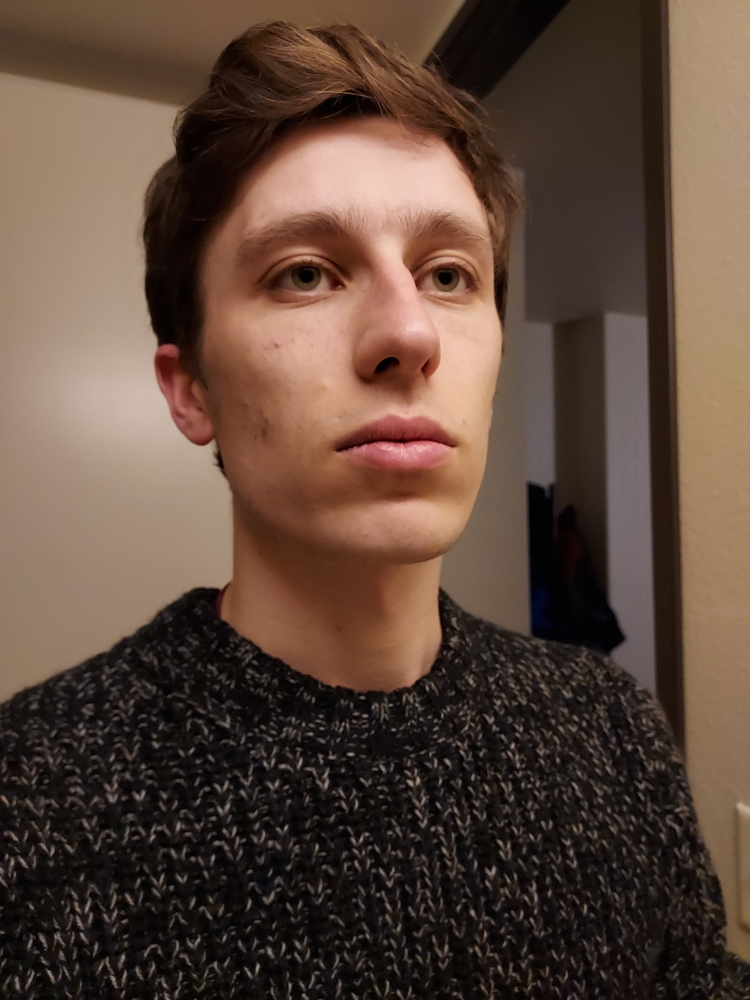
#> input picture data/torstein/left.jpg, 3000 x 4000 px (shown at 1/4 size)
$ python image_labeling_multiple.py
#> lines starting #> are read from the running program, lines starting #| are printed output that depends on the picture
import cv2
import json
import numpy as np

"""
    !!! READ
    This program will alternate between two images (image_1, image_2).
    You will select a shared keypoint (left click) or a keypoint not viewable from the the other image (right click)
    You may quit the program by pressing any key while viewing the first image.
    The labels will be saved to data/manual.json
"""

random_color = lambda: tuple(map(int, 255 * np.random.random(3)))
clicked = False
color = random_color()
size = 20
W = 1024

class Semaphore:
    def __init__(self):
        self.value = 0

def click_event(event, x, y, flags, params):
    I, clicked, color, size, coordinates = params

    if event == cv2.EVENT_RBUTTONDOWN:
        coordinates += [ (-1, -1) ]
        clicked.value = True
    if event == cv2.EVENT_LBUTTONDOWN:
        I = cv2.circle(I, [x,y], size, color, -1)
        coordinates += [ (x, y) ]
        clicked.value = True

def main(images):
    I = { image : cv2.imread(image, 1) for image in images }
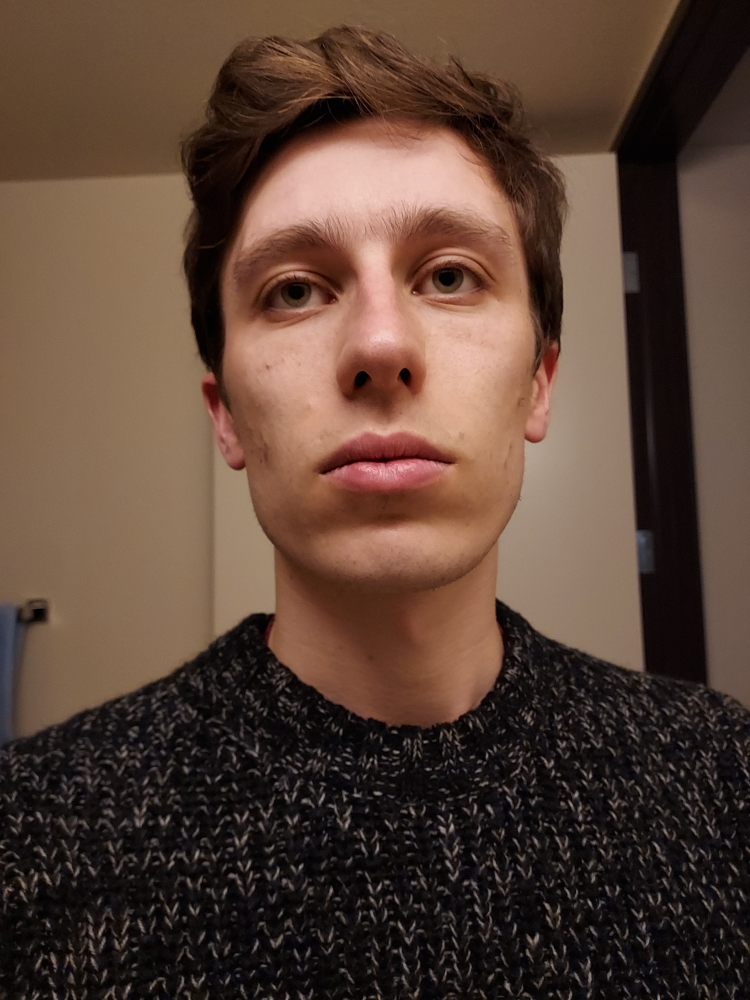
#> input picture data/torstein/front.jpg, 3000 x 4000 px (shown at 1/4 size)
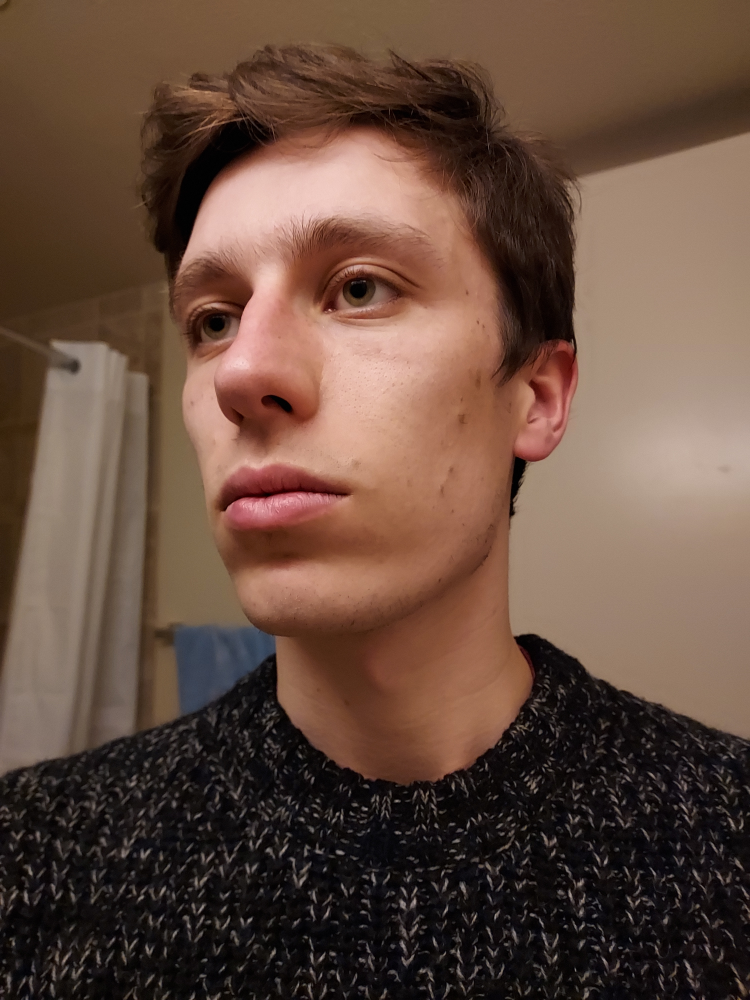
#> input picture data/torstein/right.jpg, 3000 x 4000 px (shown at 1/4 size)
#> I = 3 items
    coordinates = { image : [] for image in images }

    # displaying the image
    finished_labeling = False
    clicked = Semaphore()

    while True:
        color = random_color()

        for image in images:
            cv2.namedWindow(image, cv2.WINDOW_NORMAL)
            cv2.imshow(image, I[image])
            cv2.moveWindow(image, 100, 100)
            cv2.resizeWindow(image, W, W)
            cv2.setMouseCallback(image, click_event, (I[image], clicked, color, size, coordinates[image]))

            while not clicked.value:
                key = cv2.waitKey(10)
                if key != -1:
                    cv2.destroyAllWindows()
                    max_count = np.min([len(coordinates[image]) for image in images])
                    return { image : coordinates[image][:max_count] for image in images }

            cv2.destroyAllWindows()
            clicked.value = False
#> this loop made 1 pass; (key Esc is pressed on pass 1)


# driver function
if __name__ == "__main__":
    # reading the image
    images = [
        'data/torstein/left.jpg',
        'data/torstein/front.jpg',
        'data/torstein/right.jpg',
    ]

    data = main(images)

    if data:
        json.dump(data, open('data/manual_multiple.json', 'w'))
